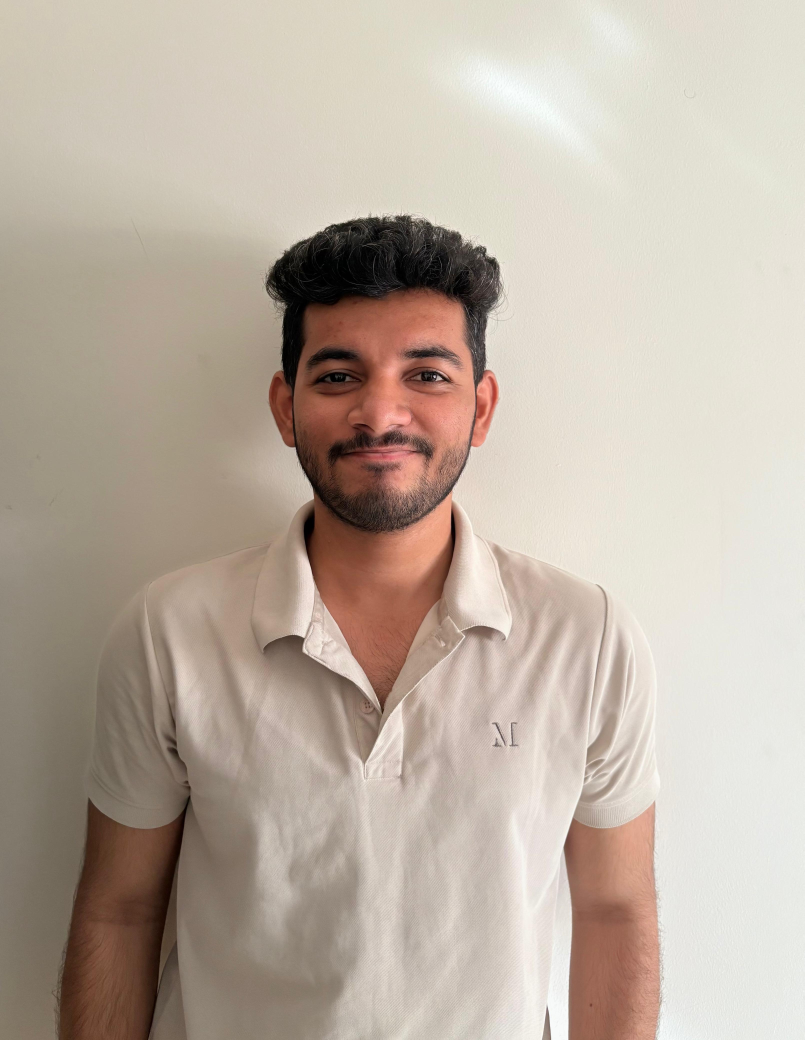
#> input picture Python code/ImagesBasic/Anuarg/Anurag_1.jpg, 3217 x 4160 px (shown at 1/4 size); its folder holds only this picture in this run
$ python final.py
#> lines starting #> are read from the running program, lines starting #| are printed output that depends on the picture

# [144 lines of commented-out code are left out]


import cv2
import numpy as np
import os
from datetime import datetime
import time
import requests

def load_known_faces(image_directory):
#> called with image_directory = 'Python code/ImagesBasic'
    known_faces = []
    face_names = []

    face_cascade = cv2.CascadeClassifier(cv2.data.haarcascades + 'haarcascade_frontalface_default.xml')

    if not os.path.exists(image_directory):
        print("Error: Image directory not found.")
        return [], []

    for student_name in os.listdir(image_directory):
        student_path = os.path.join(image_directory, student_name)

        if not os.path.isdir(student_path):  # Ensure it's a folder
            continue

        for image_name in os.listdir(student_path):
            if not image_name.lower().endswith(('.png', '.jpg', '.jpeg')):
                continue

            image_path = os.path.join(student_path, image_name)
            print(f"Processing: {image_path}")

            img = cv2.imread(image_path)
#> img is the input picture: shape (4160, 3217, 3); mean B, G, R 162.6, 175.5, 188.6
            if img is None:
                print(f"Error: Could not load {image_path}")
                continue

            gray = cv2.cvtColor(img, cv2.COLOR_BGR2GRAY)
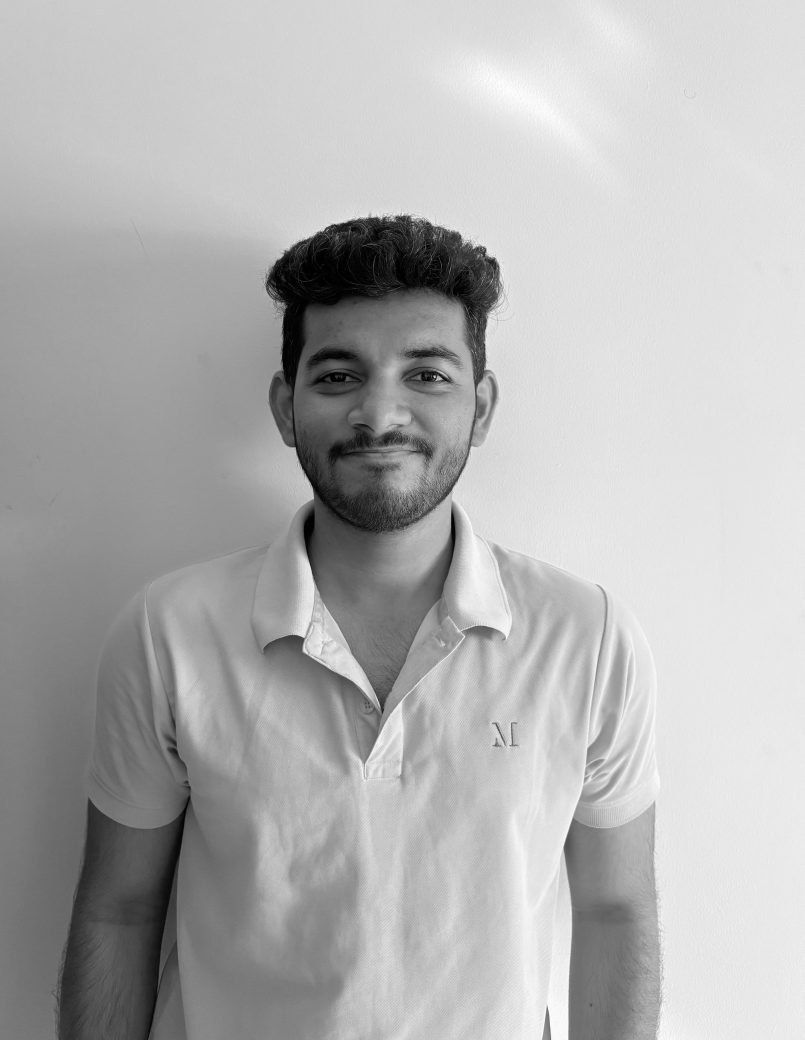
#> gray: shape (4160, 3217) (shown at 1/4 size); min 0, max 255, mean 178
            faces = face_cascade.detectMultiScale(gray, 1.1, 4)
#> faces = [[1058, 1136, 938, 938]]

            if len(faces) > 0:
                print(f"Found {len(faces)} faces in {image_name}")
#| Found 1 faces in Anurag_1.jpg
                x, y, w, h = faces[0]
#> x = 1058; y = 1136; w = 938; h = 938
                face_roi = gray[y:y+h, x:x+w]
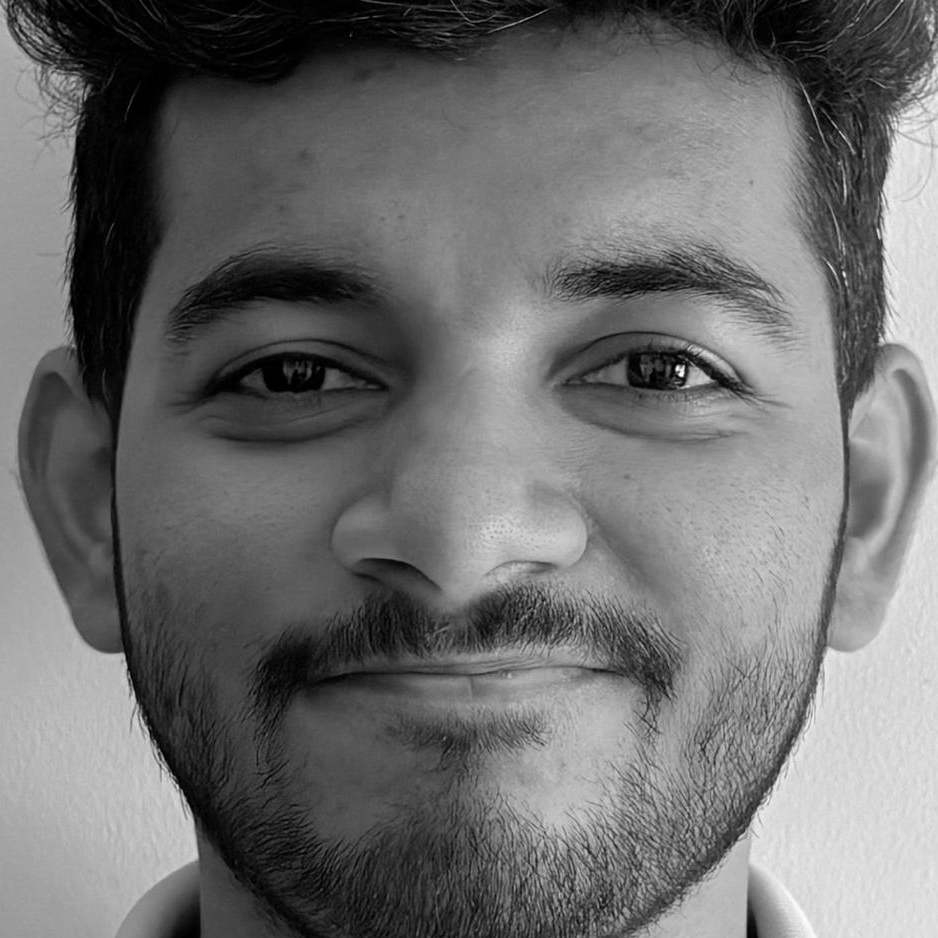
#> face_roi: shape (938, 938); min 0, max 253, mean 110.5
                face_roi = cv2.resize(face_roi, (128, 128))
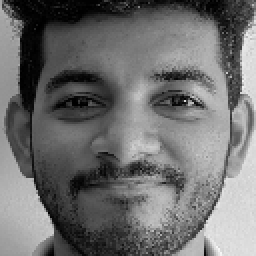
#> face_roi: shape (128, 128) (shown 2 times larger); min 0, max 247, mean 110.3

                known_faces.append(face_roi)
                face_names.append(student_name)
                print(f"Successfully processed face from {image_name}")
            else:
                print(f"No faces found in {image_name}")
#> pass 2 of the loop in load_known_faces, `for student_name in os.listdir(image_directory):`:
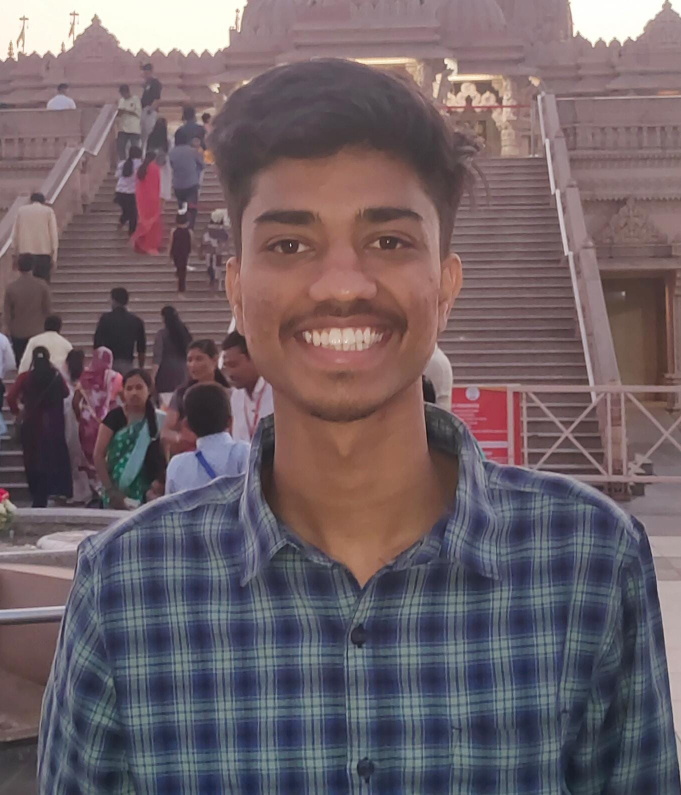
#> input picture Python code/ImagesBasic/Guarav/Gaurav_1.jpg, 1362 x 1590 px (shown at 1/2 size)
#> in load_known_faces, img is the input picture: shape (1590, 1362, 3); mean B, G, R 102.9, 97, 111
#> in load_known_faces, `gray = cv2.cvtColor(img, cv2.COLOR_BGR2GRAY)`:
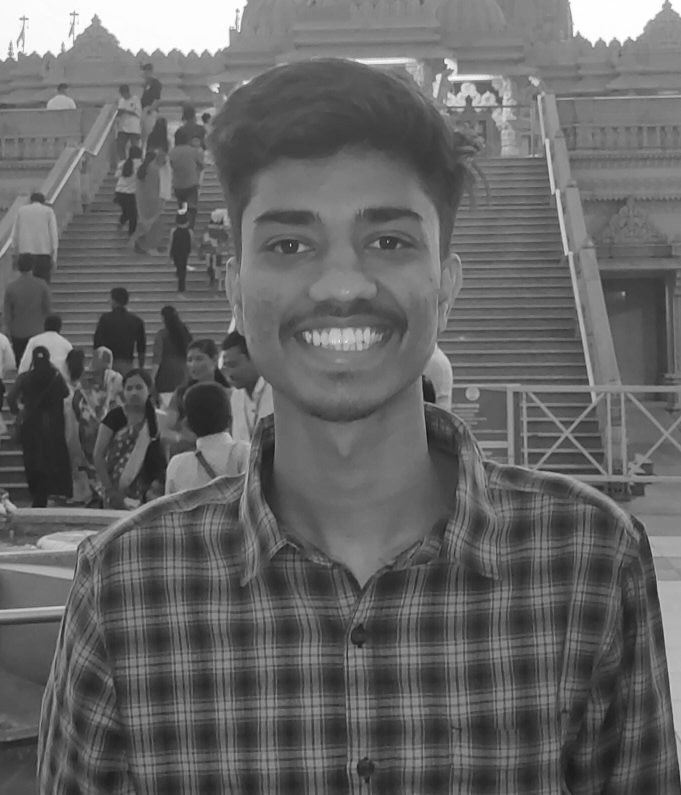
#> gray: shape (1590, 1362) (shown at 1/2 size); min 13, max 255, mean 101.9
#> faces = [[238, 752, 63, 63], [420, 270, 531, 531]]
#| Found 2 faces in Gaurav_1.jpg
#> x = 238; y = 752; w = 63
#> in load_known_faces, `face_roi = gray[y:y+h, x:x+w]`:
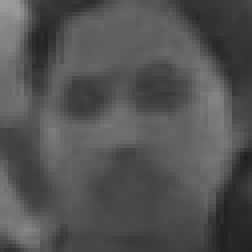
#> face_roi: shape (63, 63) (shown 4 times larger); min 31, max 157, mean 82.5

    return known_faces, face_names

def compare_faces(known_faces, current_face, threshold=0.5):
    current_face = cv2.resize(current_face, (128, 128))

    for known_face in known_faces:
        result = cv2.matchTemplate(current_face, known_face, cv2.TM_CCOEFF_NORMED)
        max_similarity = np.max(result)

        if max_similarity >= threshold:
            return True

    return False

def mark_attendance(name, attendance_record):
    if name in attendance_record:
        return

    if not os.path.exists("Attendance.csv"):
        with open("Attendance.csv", "w") as file:
            file.write("Name,Timestamp\n")

    with open("Attendance.csv", "a") as file:
        now = datetime.now()
        timestamp = now.strftime("%d-%m-%y %H:%M:%S")  # Changed format to DD-MM-YY
        file.write(f"{name},{timestamp}\n")
        attendance_record.add(name)
        print(f"Attendance marked for {name}")

def process_video_stream(video_url, known_faces, face_names):
    face_cascade = cv2.CascadeClassifier(cv2.data.haarcascades + 'haarcascade_frontalface_default.xml')
    attendance_record = set()

    while True:
        try:
            response = requests.get(video_url, timeout=5)
            if response.status_code == 200:
                arr = np.frombuffer(response.content, np.uint8)
                frame = cv2.imdecode(arr, cv2.IMREAD_COLOR)

                if frame is None:
                    print("Error: Could not decode frame.")
                    continue

                gray = cv2.cvtColor(frame, cv2.COLOR_BGR2GRAY)
                faces = face_cascade.detectMultiScale(gray, 1.1, 4)

                for (x, y, w, h) in faces:
                    face_roi = gray[y:y + h, x:x + w]
                    face_roi = cv2.resize(face_roi, (128, 128))

                    best_match = "Unknown"
                    for i, known_face in enumerate(known_faces):
                        if compare_faces([known_face], face_roi):
                            best_match = face_names[i]
                            break

                    if best_match != "Unknown":
                        mark_attendance(best_match, attendance_record)

                    cv2.rectangle(frame, (x, y), (x + w, y + h), (0, 255, 0), 2)
                    cv2.putText(frame, best_match, (x, y - 10),
                                cv2.FONT_HERSHEY_SIMPLEX, 0.75, (0, 255, 0), 2)

                cv2.imshow('Face Recognition', frame)

                if cv2.waitKey(1) & 0xFF == ord('q'):
                    print("Exiting video stream.")
                    break
            else:
                print(f"Error fetching frame: {response.status_code}")
        except Exception as e:
            print(f"Error during video processing: {str(e)}")
            print("Retrying connection...")
            time.sleep(2)

    cv2.destroyAllWindows()

def main():
    script_dir = os.path.dirname(os.path.abspath(__file__))
    image_directory = os.path.join(script_dir, "ImagesBasic")
    print(f"Looking for images in: {image_directory}")
    video_url = "http://192.168.86.170/cam-hi.jpg"
    known_faces, face_names = load_known_faces(image_directory)

    if not known_faces:
        print("No faces loaded. Exiting...")
        return

    print("Starting video stream...")
    process_video_stream(video_url, known_faces, face_names)
#> (the call stopped at in process_video_stream, `response = requests.get(video_url, timeout=5)`: the network is not available in this run)

if __name__ == "__main__":
    main()
